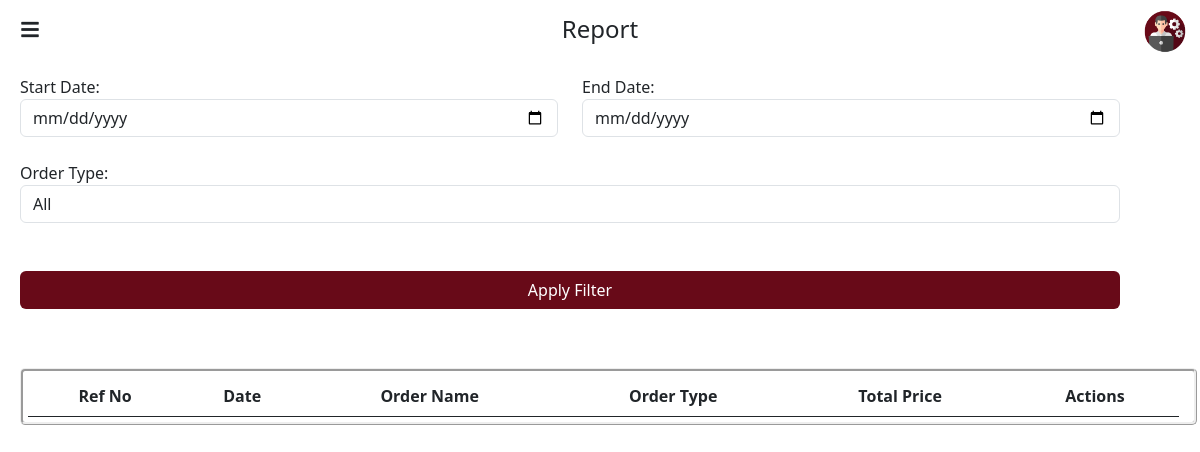
/report/, run on an earlier commit of the app's database.
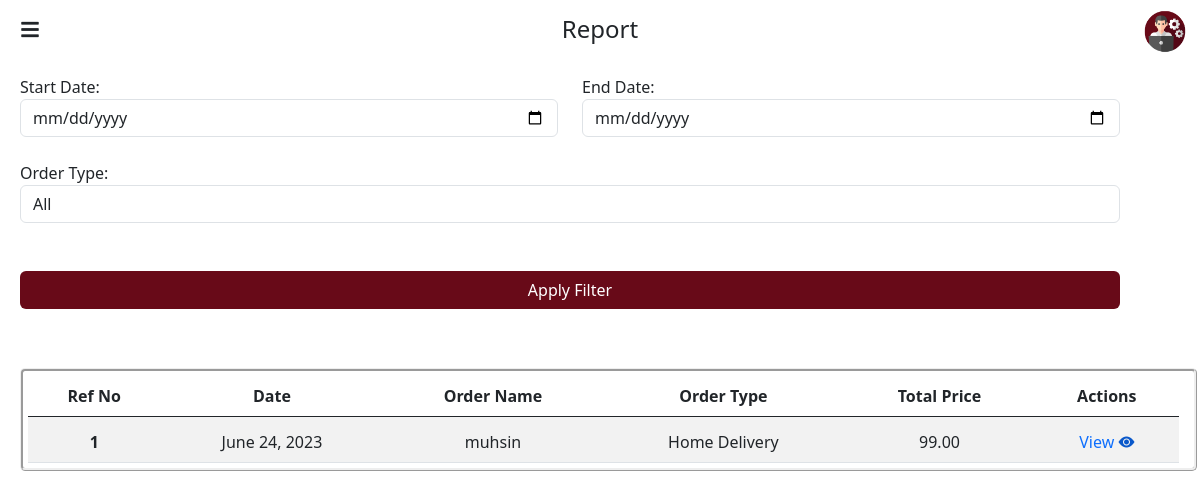
And on a later commit of the database.
### adminapp/models.py (models this page shows, shortened)
class Order(models.Model):
    TYPE = (
        ('Home Delivery', 'Home Delivery'),
        ('Take Away', 'Take Away'),
    )
    PAYMENT_MODE = (
        ('Cash on Delivery', 'Cash on Delivery'),
        ('Card on Delivery', 'Card on Delivery'),
    )
    STATUS = (
        ('Pending', 'Pending'),
        ('Order Confirmed', 'Order Confirmed'),
        ('Order Don', 'Order Don'),
        ('Canceled', 'Canceled'),
    )
    cart = models.ManyToManyField(Cart)
    reference_number = models.CharField(max_length=100, unique=True)
    order_type = models.CharField(max_length=100, choices=TYPE)
    name = models.CharField(max_length=200)
    whatsapp_number = models.CharField(max_length=20)
    contact_number = models.CharField(max_length=20)
    address_one = models.CharField(max_length=500)
    address_two = models.CharField(max_length=500)
    address_three = models.CharField(max_length=500)
    order_note = models.CharField(max_length=500)
    payment_mode = models.CharField(max_length=100, choices=PAYMENT_MODE)
    date = models.DateField(auto_now_add=True)
    time = models.TimeField()
    status = models.CharField(max_length=100, choices=STATUS, default='Pending', null=True, blank=True)
    def get_cart_total(self):
        total = Decimal(0)
        for cart_item in self.cart.all():
            total += cart_item.total
        return total

class Cart(models.Model):
    user = models.ForeignKey(User, on_delete=models.CASCADE)
    product_price = models.ForeignKey(ProductPrice, on_delete=models.CASCADE)
    quantity = models.PositiveIntegerField(default=1)
    product_price_dummy = models.CharField(max_length=100, null=True, blank=True)
    tax_dummy = models.CharField(max_length=100, null=True, blank=True)
    total = models.DecimalField(max_digits=10, decimal_places=2, null=True, blank=True)

### adminapp/views.py (the view)
# urls.py: path('report/', views.report, name='report'),
def report(request):
    start_date = request.GET.get('start_date')
    end_date = request.GET.get('end_date')
    order_type = request.GET.get('order_type')
    orders = Order.objects.all()
    if start_date:
        orders = orders.filter(date__gte=start_date)
    if end_date:
        orders = orders.filter(date__lte=end_date)
    if order_type:
        orders = orders.filter(order_type=order_type)
    context = {
        'orders': orders,
        'start_date': start_date,
        'end_date': end_date,
        'order_type': order_type,
    }
    return render(request, 'report.html', context)

### adminapp/templates/report.html (shortened to what this page needs)
<!DOCTYPE html>
{% load static %}
<html lang="en">
<head>
    <link href="https://cdn.jsdelivr.net/npm/bootstrap@5.3.0-alpha3/dist/css/bootstrap.min.css" rel="stylesheet">
    <link rel="stylesheet" href="https://cdn.jsdelivr.net/npm/bootstrap-icons@1.10.5/font/bootstrap-icons.css">
    <link href='https://unpkg.com/boxicons@2.1.4/css/boxicons.min.css' rel='stylesheet'>
	<link rel="stylesheet" href="https://cdnjs.cloudflare.com/ajax/libs/font-awesome/5.15.4/css/all.min.css">
	<link rel="stylesheet" href="{% static 'css/report.css' %}">
	<link rel="stylesheet" href="{% static 'css/animated.css' %}">
</head>
<body>
    <header>
		<div class="row">
			<div class="col">
				<div class="menu-icon" id="menuIcon">
					<i class="fas fa-bars"></i>
				</div>
			</div>
			<div class="col">
				<div style="display: flex; justify-content: center; padding-top: 15px;">
					<h4>Report</h4>
				</div>
			</div>
			<div class="col">
				<div class="admin-profile">
					<img src="{% static 'images/admin.png' %}" alt="Image" width="50px" style="padding-top: 8px; margin-right: 10px;">
				</div>
			</div>
		</div>
    </header>
    <div class="container zoomIn">
        <form method="GET">
            <div class="row">
                <div class="col">
                    <label for="start_date">Start Date:</label>
                    <input class="form-control" type="date" id="start_date" name="start_date" value="{{ start_date }}">
                </div>
                <div class="col">
                    <label for="end_date">End Date:</label>
                    <input class="form-control" type="date" id="end_date" name="end_date" value="{{ end_date }}">
                </div>
            </div>
            <br>
            <label for="order_type">Order Type:</label>
            <select id="order_type" name="order_type" class="form-control">
            <option value="">All</option>
            </select>
            <br>
            <br>
            <button type="submit" class="btn btn-save">Apply Filter</button>
        </form>
        <br>
    </div>
    <div class="table-responsive fade-up">
        <table class="table table-striped">
            <thead style="border: thin;">
                <tr class="text-center">
                    <th scope="col" class="text-nowrap">Ref No</th>
                    <th scope="col" class="text-nowrap">Date</th>
                    <th scope="col" class="text-nowrap">Order Name</th>
                    <th scope="col" class="text-nowrap">Order Type</th>
                    <th scope="col" class="text-nowrap">Total Price</th>
                    <th scope="col" class="text-nowrap">Actions</th>
                </tr>
            </thead>
            <tbody>
                {% for order in orders %}
					{% if order.status == 'Order Don' %}
						<tr class="text-center">
							<td class="text-nowrap" style="padding-top: 13px; font-weight: bold;">{{ order.reference_number }}</td>
							<td class="text-nowrap" style="padding-top: 13px;">{{ order.date }}</td>
							<td class="text-nowrap" style="padding-top: 13px;">{{ order.name }}</td>
							<td class="text-nowrap" style="padding-top: 13px;">{{ order.get_order_type_display }}</td>
							<td class="text-nowrap" style="padding-top: 13px;">{{ order.get_cart_total }}</td>
							<td class="text-nowrap" style="padding-top: 13px;">
								<a href="{% url 'type_details' order_id=order.id %}">
									<span>View</span>
									<span>
										<i class="bi bi-eye-fill" style="color: #0a58ca;"></i>
									</span>
								</a>
							</td>
						</tr>
					{% endif %}
                {% endfor%}
            </tbody>
        </table>
    </div>
</body>
</html>

What changed in the data, as far as the page shows it:
added Order: reference_number "1", date "June 24, 2023", name "muhsin", order_type "Home Delivery", get_cart_total "99.00"
